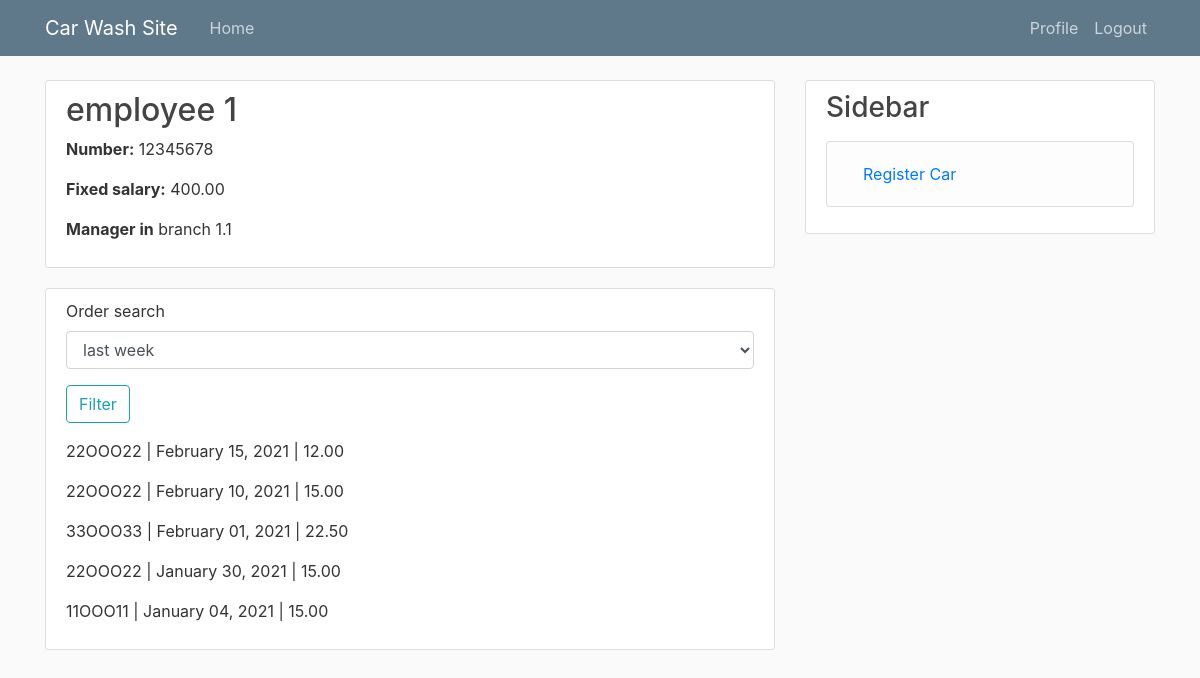
The app's page /employee/detail/ (signed in), older data.
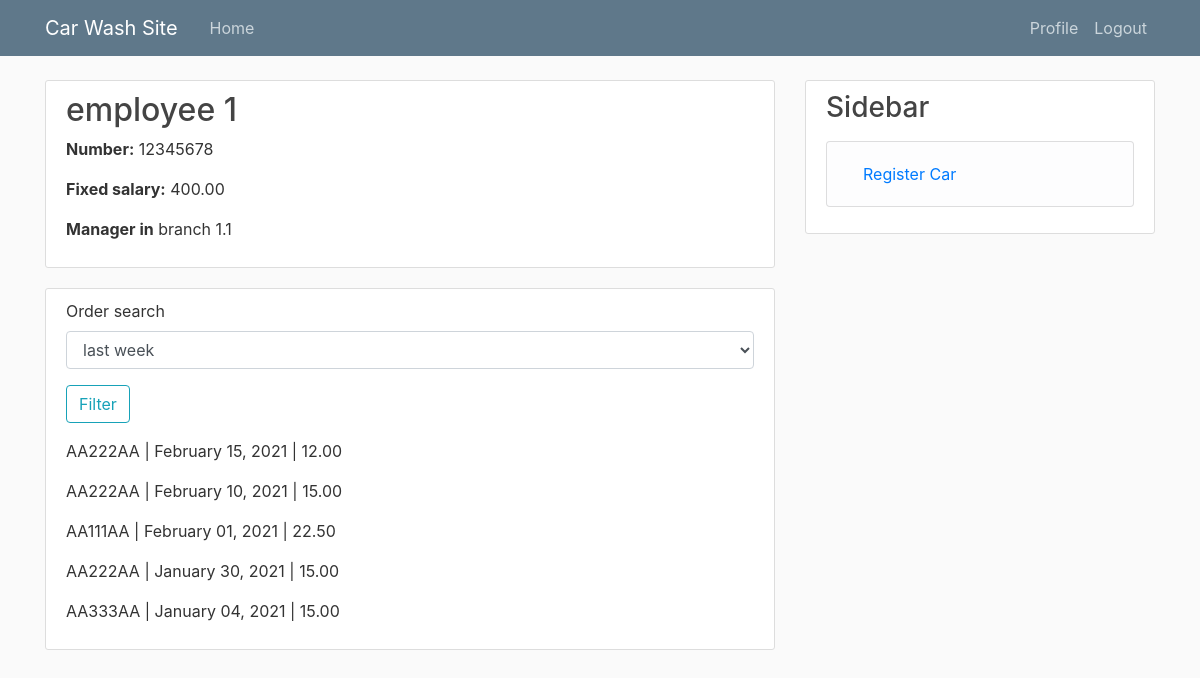
The same page, newer data.
### car_wash_app/models.py (models this page shows, shortened)
class Order(models.Model):
    car = models.ForeignKey(
        to='Car', related_name='orders',
        on_delete=models.PROTECT,
    )
    branch = models.ForeignKey(Branch, on_delete=models.CASCADE, verbose_name=_("Branch"))
    employee = models.ForeignKey(
        to='EmployeeProfile', on_delete=models.SET_NULL,
        null=True, related_name='orders',
    )
    employee_order_percentage = models.IntegerField(_("Employee percetage from order price"), default=10)
    coupon = models.ForeignKey(
        to='Coupon', related_name='orders',
        on_delete=models.PROTECT,
        null=True, blank=True,
    )
    wash_type = models.ForeignKey(
        to='WashType', related_name='orders',
        on_delete=models.PROTECT,
    )
    note = models.TextField(null=True, blank=True, verbose_name=_("Note"))
    price = models.DecimalField(max_digits=4, decimal_places=2, verbose_name=_("Price"))
    created_date = models.DateTimeField(auto_now_add=True, verbose_name=_("Created date"))
    start_date = models.DateTimeField(verbose_name=_('Scheduled time'))
    end_date = models.DateTimeField(verbose_name=_('End time'), null=True, blank=True)
    class Meta:
        verbose_name = _('Order')
        verbose_name_plural = _('Orders')
        unique_together = ['employee', 'start_date']

class Car(models.Model):
    car_type = models.ForeignKey(
        to='CarType',
        on_delete=models.SET_NULL,
        null=True, related_name='cars'
    )
    licence_plate = models.CharField(max_length=20, verbose_name=_("License plate"))
    class Meta:
        verbose_name = _('Car')
        verbose_name_plural = _('Cars')

### car_wash_app/views.py (the view)
# urls.py: path('employee/detail/', user_views.employee_profile, name="employee-detail"),
@login_required
def employee_profile(request: WSGIRequest) -> HttpResponse:
    employee = request.user.employeeprofile
    order_search_form = OrderSearchForm()
    orders = employee.orders.order_by("-start_date")
    earned_money_q = ExpressionWrapper(
        F('price') * F('employee__order_percentage') / Decimal('100.0'),
        output_field=DecimalField())
    def employeeinfo(x):
        employee_info = employee.orders.filter(end_date__lte=timezone.now()) \
            .annotate(earned_per_order=earned_money_q) \
            .aggregate(
            earned_money=Sum(
                'earned_per_order',
                filter=Q(start_date__gte=(timezone.now() - x))
            ),
            washed_amount=Count(
                'id',
                filter=Q(start_date__gte=(timezone.now() - x))
            ))
        return employee_info
    employee_info = {}
    if request.method == "GET":
        order_search_form = OrderSearchForm(request.GET)
        if order_search_form.is_valid():
            data = order_search_form.cleaned_data["order_search"]
            if data == "1":
                orders = employee.orders.filter(start_date__gte=(timezone.now()\
                - datetime.timedelta(weeks=1))).order_by("-start_date")
                employee_info = employeeinfo(datetime.timedelta(days=7))
            elif data == "2":
                orders = employee.orders.filter(start_date__gte=(timezone.now()\
                 - datetime.timedelta(days=30))).order_by("-start_date")
                employee_info = employeeinfo(datetime.timedelta(days=30))
            elif data == "3":
                orders = employee.orders.filter(start_date__gte=(timezone.now()\
                 - datetime.timedelta(days=365))).order_by("-start_date")
                employee_info = employeeinfo(datetime.timedelta(days=365))
    return render(request, 'car_wash_app/employee_detail.html', context={
        "employee": employee,
        "order_search_form": order_search_form,
        "orders": orders,
        **employee_info
    })

### car_wash_app/forms.py
class OrderSearchForm(forms.Form):
    CHOICE = (("1", "last week"), ("2", "last month"), ("3", "last year"))
    order_search = forms.ChoiceField(choices=CHOICE, required=False)

### car_wash_app/models.py (called while the page is built)
    def __str__(self):
        return self.title

### car_wash_app/templates/car_wash_app/employee_detail.html (shortened to what this page needs)
{% extends "car_wash_app/base.html" %}
{% load crispy_forms_tags %}
{% block content %}
<div class = "content-section">
  <h2>{{employee.full_name}}</h2>
  <p><strong> Number:</strong> {{employee.mobile_number}}</p>
  <p><strong>Fixed salary:</strong> {{employee.salary}}</p>
  {% if employee.manager %}
    <p><strong>Manager in</strong> {{employee.branch}}</p>
  {% else %}
    <p><strong>Employee in {{employee.branch}}</strong></p>
  {% endif %}
</div>
<div class = "content-section">
    <div>
    <form method = "GET" action=".">
      {{order_search_form|crispy}}
      <div class = "form-group">
          <button class = "btn btn-outline-info" type = "submit">Filter</button>
      </div>
    </form>
    </div>
    {% for order in orders %}
      <p>{{order.car.licence_plate}} | {{order.start_date|date:"F d, Y"}} | {{order.price}}</p>
    {% endfor %}
</div>
{% endblock content%}

Row changes from the older to the newer data that the page shows:
changed through a linked row, Order "February 15, 2021": car.licence_plate "22OOO22" → "AA222AA"
changed through a linked row, Order "February 10, 2021": car.licence_plate "22OOO22" → "AA222AA"
changed through a linked row, Order "February 01, 2021": car.licence_plate "33OOO33" → "AA111AA"
changed through a linked row, Order "January 30, 2021": car.licence_plate "22OOO22" → "AA222AA"
changed through a linked row, Order "January 04, 2021": car.licence_plate "11OOO11" → "AA333AA"
